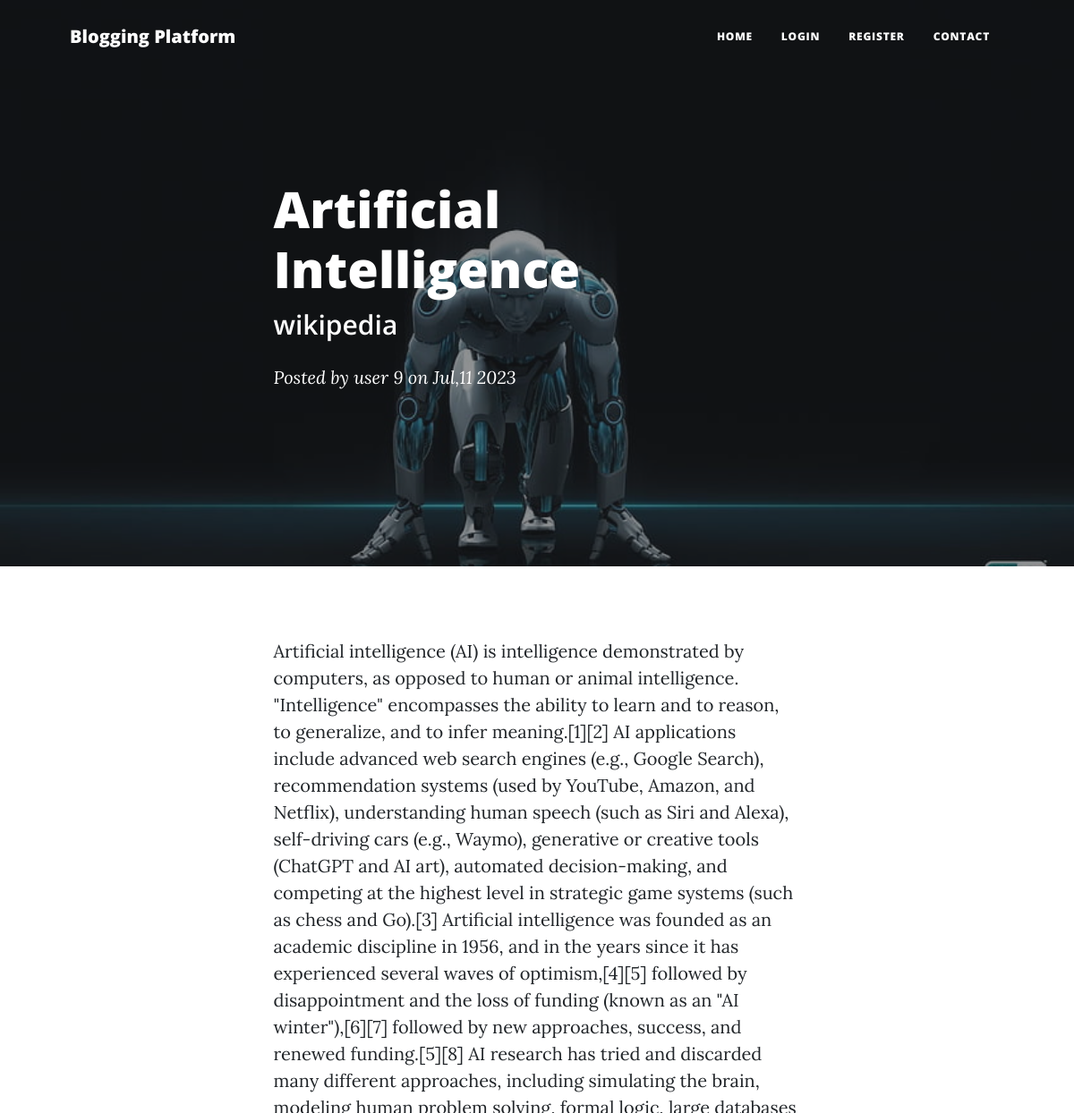
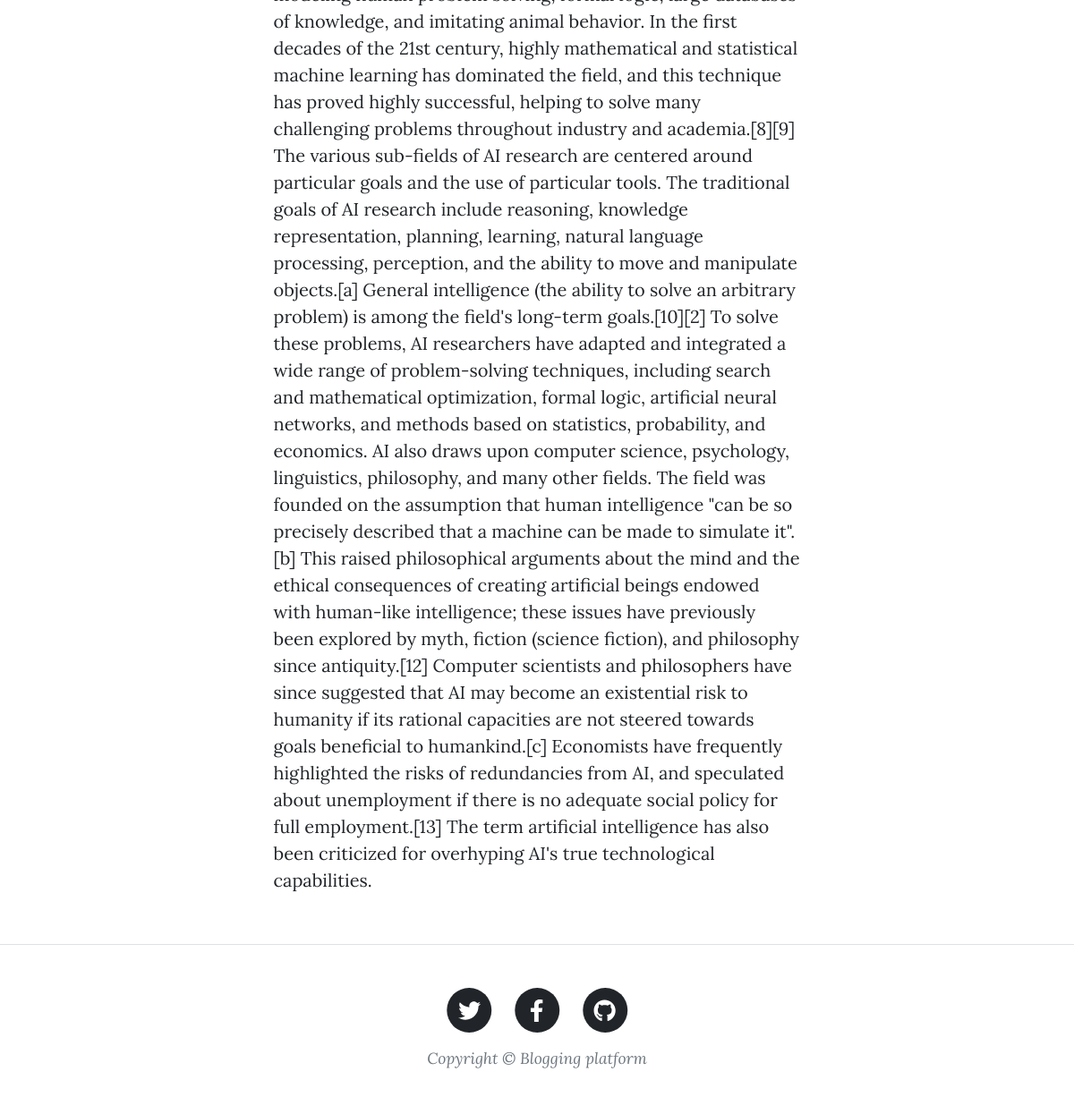
The page /posts/post.php?post_id=13 on the database its author committed (2 pictures, top to bottom).
### tables this page shows
CREATE TABLE `posts` (
  `id` int(11) NOT NULL,
  `title` varchar(200) NOT NULL,
  `subtitle` varchar(200) NOT NULL,
  `body` text NOT NULL,
  `category_id` int(3) NOT NULL,
  `img` varchar(200) NOT NULL,
  `user_id` int(3) NOT NULL,
  `user_name` varchar(200) NOT NULL,
  `created_at` timestamp NOT NULL DEFAULT current_timestamp()
);

### posts/post.php (the view, shortened to what this page needs)
<?php require "../includes/navbar.php"?>
<?php require "../config/config.php"?>
<?php
    if(isset($_GET['post_id'])){
        $id= $_GET['post_id'];
        $select = $conn->query("SELECT * FROM posts where id ='$id'");
        $select->execute();
        $post = $select->fetch(PDO::FETCH_OBJ);
    }else{
        header("location: http://localhost/clean-blog/404.php");
    }
?>
        <header class="masthead" style="background-image: url('images/<?php echo $post->img?>')">
            <div class="container position-relative px-4 px-lg-5">
                <div class="row gx-4 gx-lg-5 justify-content-center">
                    <div class="col-md-10 col-lg-8 col-xl-7">
                        <div class="post-heading">
                            <h1><?php echo $post->title?></h1>
                            <h2 class="subheading"><?php echo $post->subtitle?></h2>
                            <span class="meta">
                                Posted by
                                <a href="#!"><?php echo $post->user_name?> on </a>
                                <?php echo  date('M', strtotime("$post->created_at")). "," .date('d', strtotime("$post->created_at"))." ".date('Y', strtotime("$post->created_at"));?>
                            </span>
                        </div>
                    </div>
                </div>
            </div>
        </header>
        <article class="mb-4">
            <div class="container px-4 px-lg-5">
                <div class="row gx-4 gx-lg-5 justify-content-center">
                    <div class="col-md-10 col-lg-8 col-xl-7">
                        <p><?php echo $post->body?></p>
                    </div>
                </div>
            </div>
        </article>
        <?php require "../includes/footer.php"?>

### rows shown on the page
posts: img (picture), title "Artificial Intelligence", subtitle "wikipedia", user_name "user 9", created_at "Jul", created_at "11", created_at "2023", body "Artificial intelligence (AI) is intelligence demonstrated by computers, as opposed to human or animal intelligence. \"Intelligence\" encompasses the ability to learn and to reason, to generalize, and to infer meaning.[1][2] AI applications include advanced web search engines (e.g., Google Search), recommendation systems (used by YouTube, Amazon, and Netflix), understanding human speech (such as Siri and Alexa), self-driving cars (e.g., Waymo), generative or creative tools (ChatGPT and AI art), automated decision-making, and competing at the highest level in strategic game systems (such as chess and Go).[3] Artificial intelligence was founded as an academic discipline in 1956, and in the years…"
